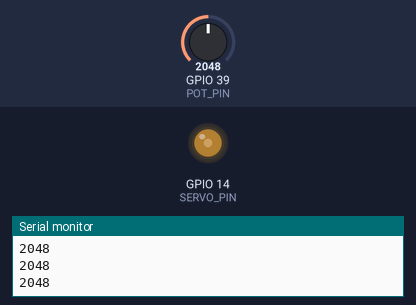
The sketch below on a simulated ESP32. On the bench: output pins drawn as LEDs (lit = HIGH), the last lines printed to the serial monitor. The inputs (shaded band) are chosen by the test bench; at power-on: GPIO 39 (POT_PIN) = 2048.

Above: at 1.2 s.
1.3 s: GPIO 39 (POT_PIN) set to 1228
At 2.1 s:
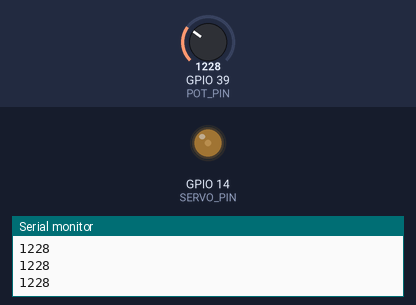
2.8 s: GPIO 39 (POT_PIN) set to 0
At 3.5 s:
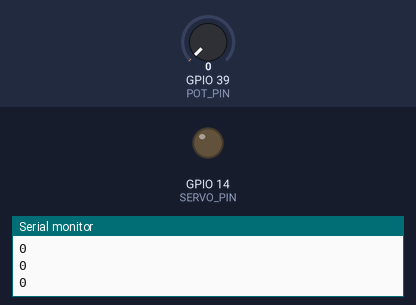
4.3 s: GPIO 39 (POT_PIN) set to 3603
At 4.8 s:
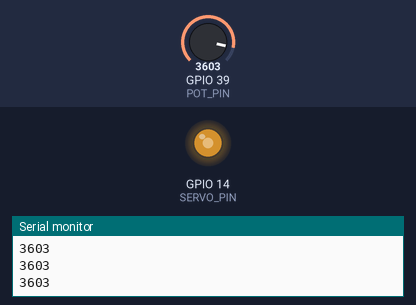
Timing chart, 0 to 7.3 s (numbered marks = the images above; inputs shaded):
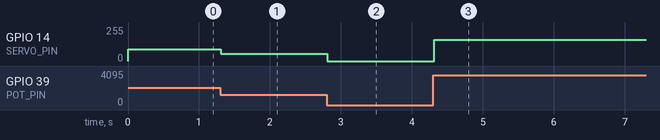

The sketch:

pot_angle.ino
```cpp
#include <ESP32Servo.h>

#define POT_PIN 39
#define SERVO_PIN 14

Servo myServo;

void setup() {
    Serial.begin(115200);
}

void loop() {
    int value = analogRead(POT_PIN);
    Serial.println(value);
    //4095 -> 180
    int angel = map(value, 0, 4095, 0, 180);
    analogWrite(SERVO_PIN, angel);
    delay(50);
}
```

Measured:
- after the input at 1.3 s, GPIO 14 (SERVO_PIN): 90/255 → 53/255 at once
- after the input at 2.8 s, GPIO 14 (SERVO_PIN): 53/255 → 0/255 at once
- after the input at 4.3 s, GPIO 14 (SERVO_PIN): 0/255 → 158/255 at once
